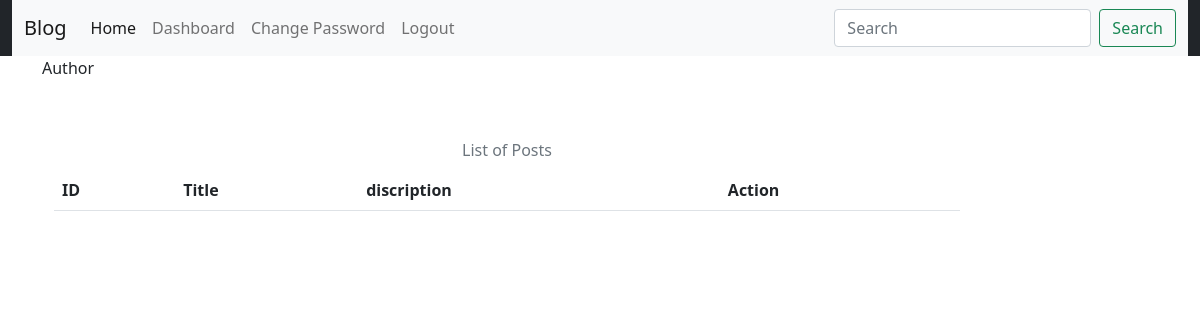
Before: /dashboard/ (signed in) with the older database file.
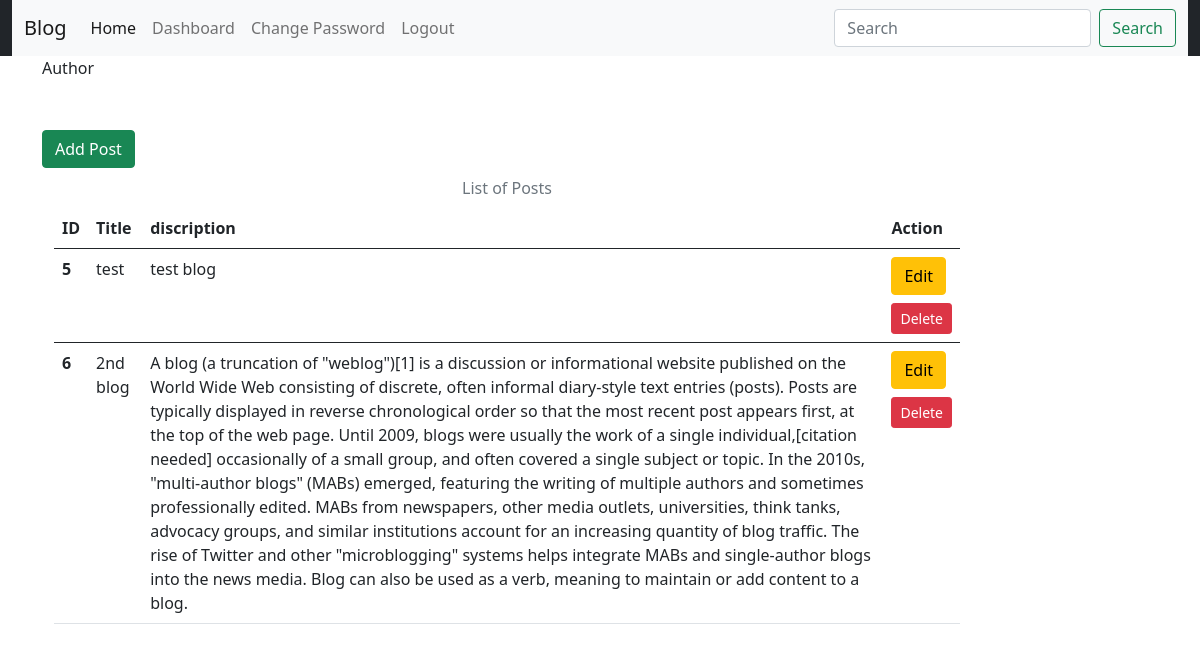
After: the same page with the newer database file.
### app/models.py (models this page shows)
class Blog(models.Model):
    user=models.ForeignKey(User,on_delete=models.CASCADE)
    title=models.CharField(max_length=200)
    discription=models.TextField()

### app/views.py (the view)
# urls.py: path("dashboard/",DashboardView.as_view(),name="dashboard"),
@method_decorator(login_required,name="dispatch")
class DashboardView(TemplateView):
    template_name="app/dashboard.html"
    def get(self,request,*args,**kwargs):
        if request.user.is_authenticated:
            context={}
            user=request.user
            context["blog"]=Blog.objects.filter(user=user)
            context["name"]=user.first_name+user.last_name
            return render(request,self.template_name,context)
        else:
            return HttpResponseRedirect('/login/')

### app/templates/app/dashboard.html (shortened to what this page needs)
{% include "app/base.html" %}
{% load static %}
{% block side %}
<div class="border-right border-warning h-100">Author</div>
{% endblock side %}
{% block content %}
<div class="col-sm-10">
    <h3 class="text-white">Dashboard Page</h3>
    {% if perms.app.add_blog %}
    <a href="{% url 'blogadd' %}" class="btn btn-success">Add Post</a>
    {% endif %}
    <div class="container">
        <table class="table caption-top text-black">
            <caption class="text-center">List of Posts</caption>
            <thead>
              <tr>
                <th scope="col">ID</th>
                <th scope="col">Title</th>
                <th scope="col">discription</th>
                <th scope="col">Action</th>
              </tr>
            </thead>
            {% if blog %}
            {% for b in blog %}
            <tbody>
              <tr>
                <th scope="row">{{b.id}}</th>
                <td>{{b.title}}</td>
                <td>{{b.discription}}</td>
                <td>
                {% if perms.app.change_blog %}
                <a href="{% url 'updateblog' b.id %}" class="btn btn-warning">Edit</a>
                {% endif %}
                {% if perms.app.change_blog %}
                <form action="{% url 'deleteblog' b.id %}" method="post">
                    <input type="submit" class="btn btn-danger btn-sm mt-2" value="Delete">
                </form>
                </td>
              </tr>
            </tbody>
            {% endif %}
            {% endfor %}
            {% endif %}
          </table>
    </div>
</div>
{% endblock content %}

Changed rows visible on the page:
added Blog: id "5", title "test", discription "test blog"
added Blog: id "6", title "2nd blog", discription "A blog (a truncation of \"weblog\")[1] is a discussion or informational website published on the World Wide Web consisting of discrete, often informal diary-style text entries (posts). Posts are typically displayed in reverse chronological order so that the most recent post appears first, at the top of the web page. Until 2009, blogs were usually the work of a single individual,[citation needed] occasionally of a small group, and often covered a single subject or topic. In the 2010s, \"multi-author blogs\" (MABs) emerged, featuring the writing of multiple authors and sometimes professionally edited. MABs from newspapers, other media outlets, universities, think tanks, advocacy groups, and…"
Other visible differences:
text now shown: "Add Post"
